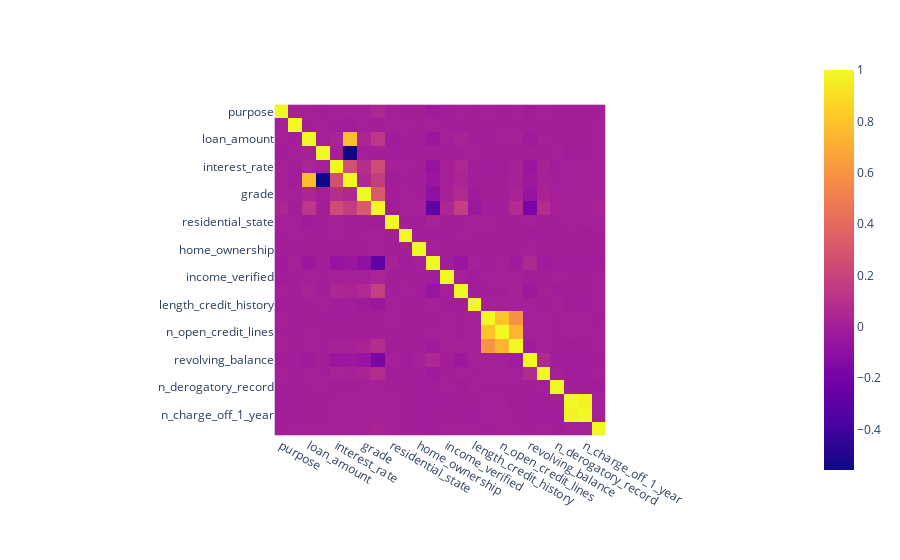

Source (notebook cell):
### Markdown cell above
---

### Code cell
px.imshow(loan_borrowers.corr())

### Figure 1 — Plotly figure (JSON) as saved in the notebook; plotly's stock layout.template omitted (floating-point values rounded to 4 significant figures; data arrays with more than 128 entries replaced by an {"elided": "..."} marker saying what was removed)
{"data": [{"coloraxis": "coloraxis", "hovertemplate": "x: %{x}<br>y: %{y}<br>color: %{z}<extra></extra>", "name": "0", "type": "heatmap", "x": ["purpose", "is_joint_application", "loan_amount", "term_in_months", "interest_rate", "monthly_payment", "grade", "loan_status", "residential_state", "years_employment", "home_ownership", "annual_income", "income_verified", "dti_ratio", "length_credit_history", "n_total_credit_lines", "n_open_credit_lines", "n_open_credit_lines_1_year", "revolving_balance", "revolving_utilization_rate", "n_derogatory_record", "n_delinquency_2_years", "n_charge_off_1_year", "n_inquiries_6_months"], "xaxis": "x", "y": ["purpose", "is_joint_application", "loan_amount", "term_in_months", "interest_rate", "monthly_payment", "grade", "loan_status", "residential_state", "years_employment", "home_ownership", "annual_income", "income_verified", "dti_ratio", "length_credit_history", "n_total_credit_lines", "n_open_credit_lines", "n_open_credit_lines_1_year", "revolving_balance", "revolving_utilization_rate", "n_derogatory_record", "n_delinquency_2_years", "n_charge_off_1_year", "n_inquiries_6_months"], "yaxis": "y", "z": {"elided": "24x24 float values"}}], "layout": {"coloraxis": {"colorscale": [[0, "#0d0887"], [0.1111, "#46039f"], [0.2222, "#7201a8"], [0.3333, "#9c179e"], [0.4444, "#bd3786"], [0.5556, "#d8576b"], [0.6667, "#ed7953"], [0.7778, "#fb9f3a"], [0.8889, "#fdca26"], [1, "#f0f921"]]}, "margin": {"t": 60}, "xaxis": {"anchor": "y", "constrain": "domain", "domain": [0, 1], "scaleanchor": "y"}, "yaxis": {"anchor": "x", "autorange": "reversed", "constrain": "domain", "domain": [0, 1]}}}
